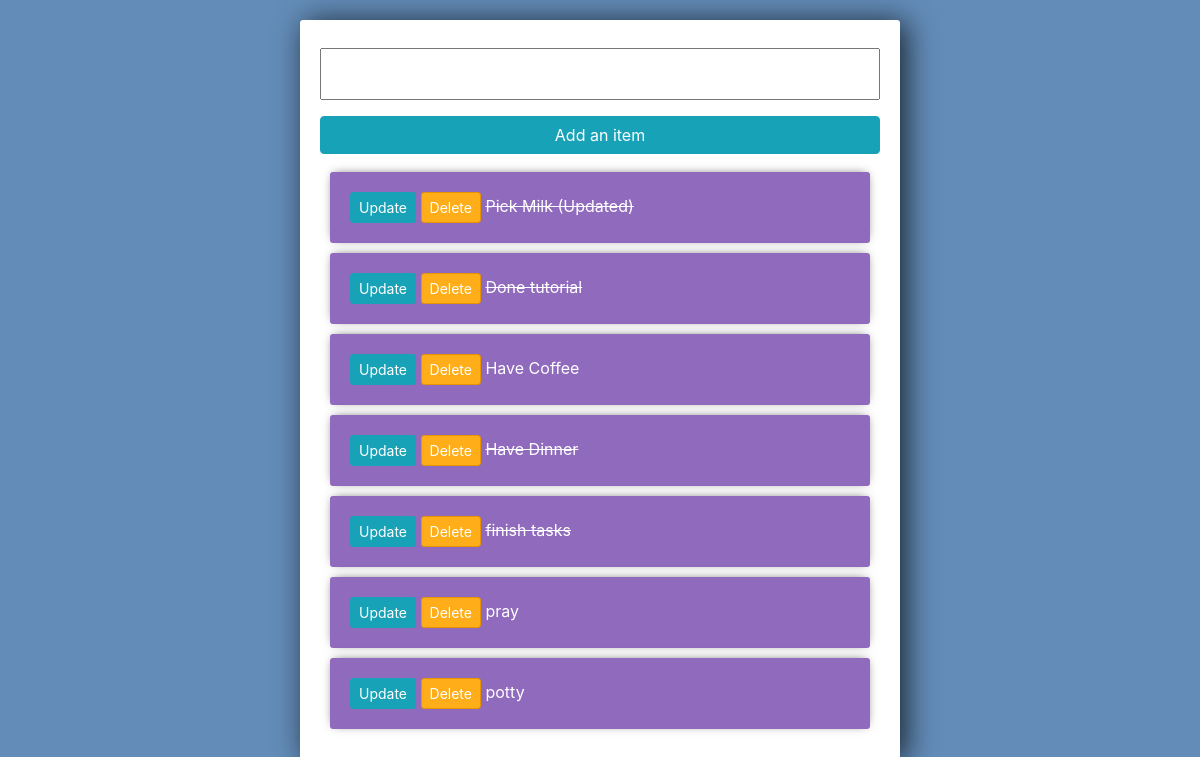
The app's page /, older data.
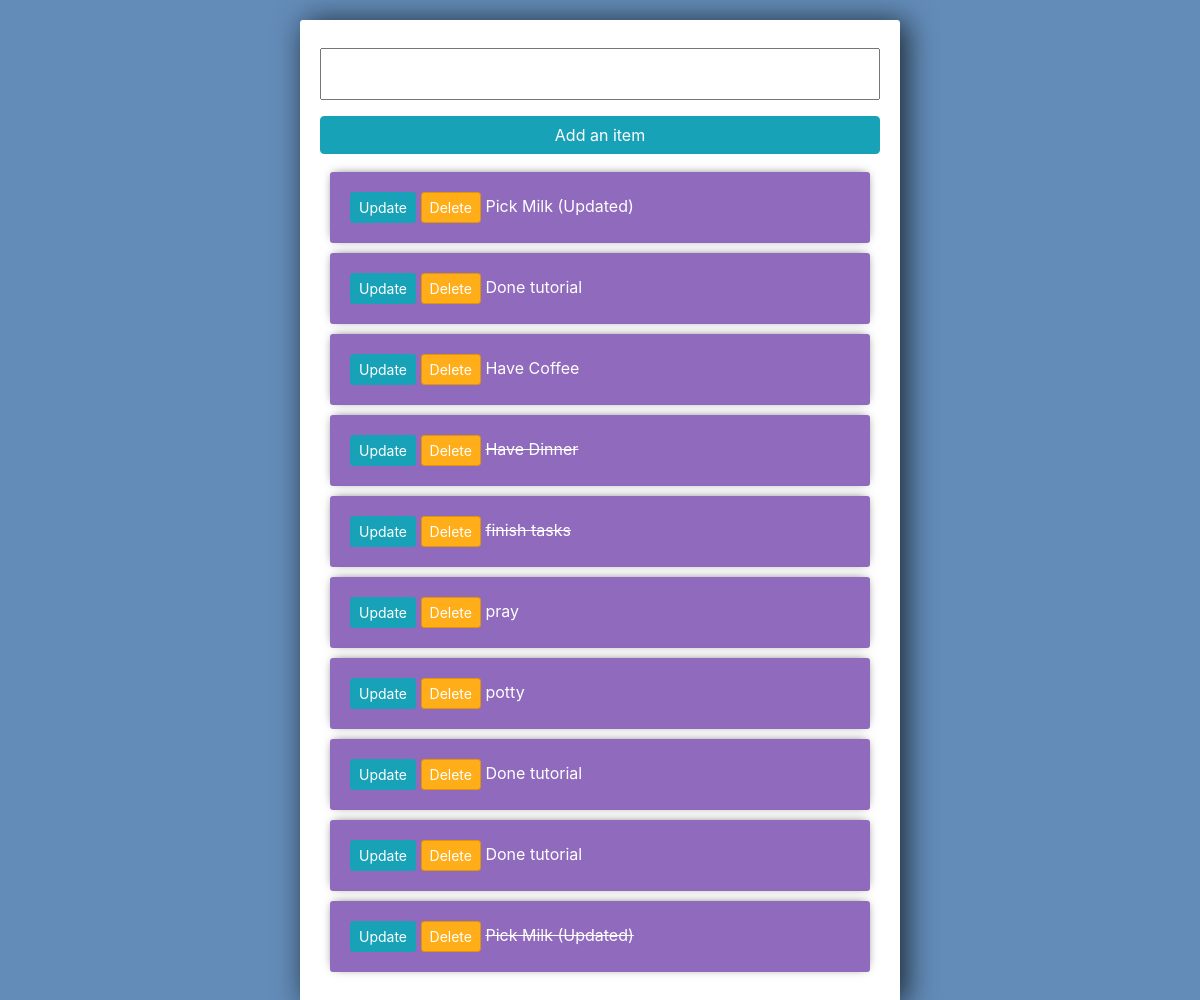
The same page, newer data.
### todolist/models.py (models this page shows)
class Todo(models.Model):
    title = models.CharField(max_length=255)
    complete = models.BooleanField(default=False)
    created = models.DateTimeField(auto_now_add=True)
    def __str__(self):
        return self.title

### todolist/views.py (the view)
# urls.py: path('',views.index, name="list"),
def index(request):
    todos = Todo.objects.all()
    form = TodoForm()
    if request.method == 'POST':
        form = TodoForm(request.POST)
        if form.is_valid():
            form.save()
        return redirect('/')
    context = {'todos':todos,'form':form}
    return render(request, 'todolist/list.html',context)

### todolist/forms.py
class TodoForm(forms.ModelForm):
    class Meta:
        model = Todo
        fields = '__all__'

### todolist/templates/todolist/list.html (shortened to what this page needs)
{% load static %}
<!DOCTYPE html>
<html>
    <head>
        <link rel="stylesheet" href="https://stackpath.bootstrapcdn.com/bootstrap/4.3.1/css/bootstrap.min.css">
        <link rel="stylesheet" href="{% static 'todolist/todolist.css' %}">
    </head>
    <body>
        <div class="center-column">
            <form method="POST" action="/">
                {{form.title}}
                <input  class="btn btn-info" type="submit" name="Create Task" value="Add an item">
            </form>
            <div class="todo-list">
                {% for todo in todos %}
                <div class="item-row">
                    <a class="btn btn-sm btn-info" href="{% url 'update_task' todo.id %}">Update</a>
                    <a class="btn btn-sm btn-danger"  href="{% url 'delete' todo.id %}">Delete</a>
                    {% if todo.complete == True %}
                        <s>{{todo}}</s>
                    {% else %}
                        <span>{{todo}}</span>
                    {% endif %}
                </div>
                {% endfor %}
            </div>
        </div>
    </body>
</html>

### todolist/static/todolist/todolist.css (style rules this page uses)
body { background-color: #638CB8; }
input { width: 100%; padding: 12px 20px; margin: 8px 0; box-sizing: border-box; }
input::placeholder { color: #d3d3d3; }
.center-column { width:600px; margin: 20px auto; padding:20px; background-color: #fff; border-radius: 3px; box-shadow: 6px 2px 30px 0px rgba(0,0,0,0.75); }
.item-row { background-color: #906abd; margin: 10px; padding: 20px; border-radius: 3px; color: #fff; font-size: 16px; box-shadow: 0px -1px 10px -4px rgba(0,0,0,0.75); }
.btn-danger { background-color: #ffae19; border-color: #e59400; }

Row changes from the older to the newer data that the page shows:
changed Todo (number 1 of 10 on the later page): complete True → False (drawn)
changed Todo (number 2 of 10 on the later page): complete True → False (drawn)
added Todo: title "Done tutorial"
added Todo: title "Done tutorial"
added Todo: title "Pick Milk (Updated)"
